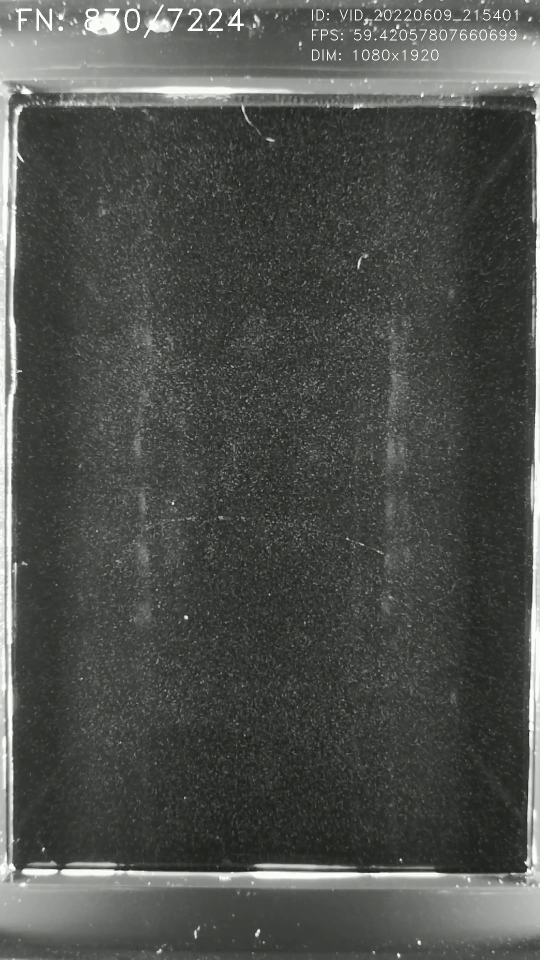
#> input picture backend/data/raw/cloud_chamber/VID_20220609_215401_A.mp4_snapshot_00.14_[2022.06.10_12.55.24].jpg, 1080 x 1920 px (shown at 1/2 size)
$ python -i illumination_correction.py   (imports and definitions only)
#> lines starting #> are read from the running program, lines starting #| are printed output that depends on the picture
"""Uneven illumination correction for grayscale cloud chamber images."""

from numbers import Integral

import cv2
import numpy as np


DEFAULT_ILLUMINATION_CORRECTION_METHOD = "gaussian"
SUPPORTED_ILLUMINATION_CORRECTION_METHODS = frozenset({"gaussian", "top_hat"})


def _validate_grayscale_image(image: np.ndarray) -> None:
    """Validate that an input is a non-empty, two-dimensional image."""
    if image is None:
        raise ValueError("Input grayscale image must not be empty or None.")
    if not isinstance(image, np.ndarray):
        raise TypeError("Input grayscale image must be a NumPy array.")
    if image.size == 0:
        raise ValueError("Input grayscale image must not be empty.")
    if image.ndim != 2:
        raise ValueError("Input image must be a two-dimensional grayscale image.")


def _validate_kernel_size(kernel_size: int) -> int:
    """Validate and normalize an odd background-estimation kernel size."""
    if isinstance(kernel_size, bool) or not isinstance(kernel_size, Integral):
        raise TypeError("Kernel size must be an integer.")

    normalized_size = int(kernel_size)
    if normalized_size < 3 or normalized_size % 2 == 0:
        raise ValueError("Kernel size must be an odd integer greater than or equal to 3.")

    return normalized_size


def correct_uneven_illumination(
    image: np.ndarray,
    method: str = DEFAULT_ILLUMINATION_CORRECTION_METHOD,
    kernel_size: int = 51,
) -> np.ndarray:
    """Correct uneven lighting while retaining bright particle track detail.

    ``gaussian`` estimates a slowly varying background, subtracts it, and
    restores contrast with min-max normalisation. ``top_hat`` uses a white
    morphological top-hat to retain small bright traces while suppressing
    broad background haze. Gaussian correction remains the default.
    """
#> called with method = 'gaussian', kernel_size = 51
    _validate_grayscale_image(image)

    if not isinstance(method, str):
        raise TypeError("Illumination correction method must be a string.")
    normalized_method = method.strip().lower()
    if normalized_method not in SUPPORTED_ILLUMINATION_CORRECTION_METHODS:
        supported = ", ".join(sorted(SUPPORTED_ILLUMINATION_CORRECTION_METHODS))
        raise ValueError(
            f"Unsupported illumination correction method '{method}'. "
            f"Supported methods are: {supported}"
        )

    validated_kernel_size = _validate_kernel_size(kernel_size)

    if normalized_method == "gaussian":
        background_illumination = cv2.GaussianBlur(
            image,
            (validated_kernel_size, validated_kernel_size),
            sigmaX=0,
        )
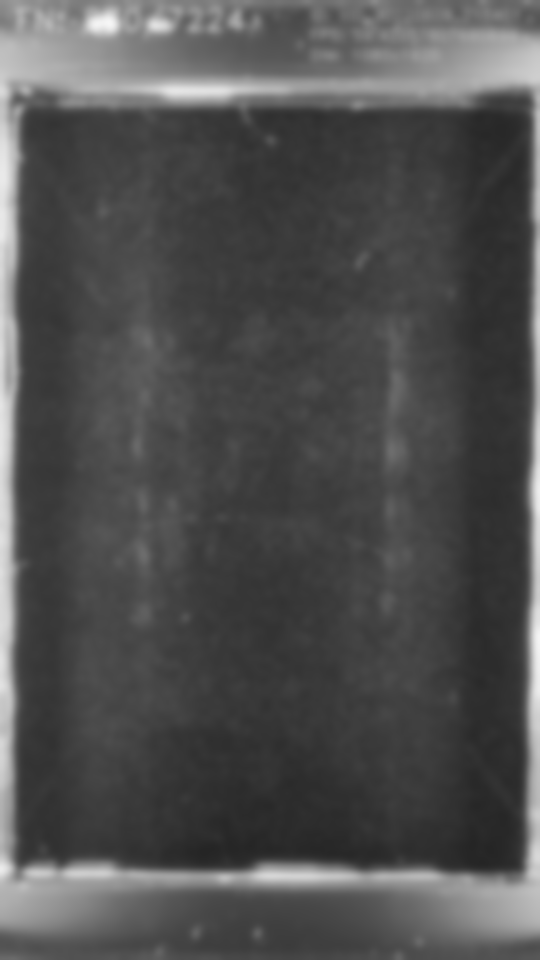
#> background_illumination: shape (1920, 1080) (shown at 1/2 size); min 37, max 246, mean 79.5
        foreground_detail = cv2.subtract(image, background_illumination)
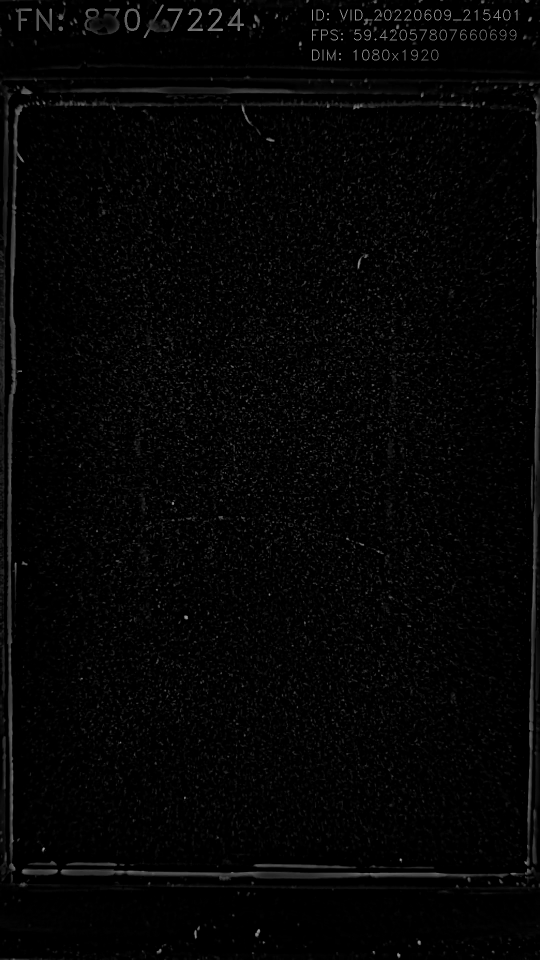
#> foreground_detail: shape (1920, 1080) (shown at 1/2 size); min 0, max 167, mean 5
        corrected_image = cv2.normalize(
            foreground_detail,
            None,
            alpha=0,
            beta=255,
            norm_type=cv2.NORM_MINMAX,
        )
    else:
        top_hat_kernel = cv2.getStructuringElement(
            cv2.MORPH_ELLIPSE,
            (validated_kernel_size, validated_kernel_size),
        )
        corrected_image = cv2.morphologyEx(
            image,
            cv2.MORPH_TOPHAT,
            top_hat_kernel,
        )

    if corrected_image.shape != image.shape:
        raise RuntimeError(
            "Illumination correction changed the image dimensions unexpectedly."
        )

    return corrected_image

>>> import cv2
>>> picture = cv2.imread('../../data/raw/cloud_chamber/VID_20220609_215401_A.mp4_snapshot_00.14_[2022.06.10_12.55.24].jpg', cv2.IMREAD_GRAYSCALE)
>>> result = correct_uneven_illumination(picture)
